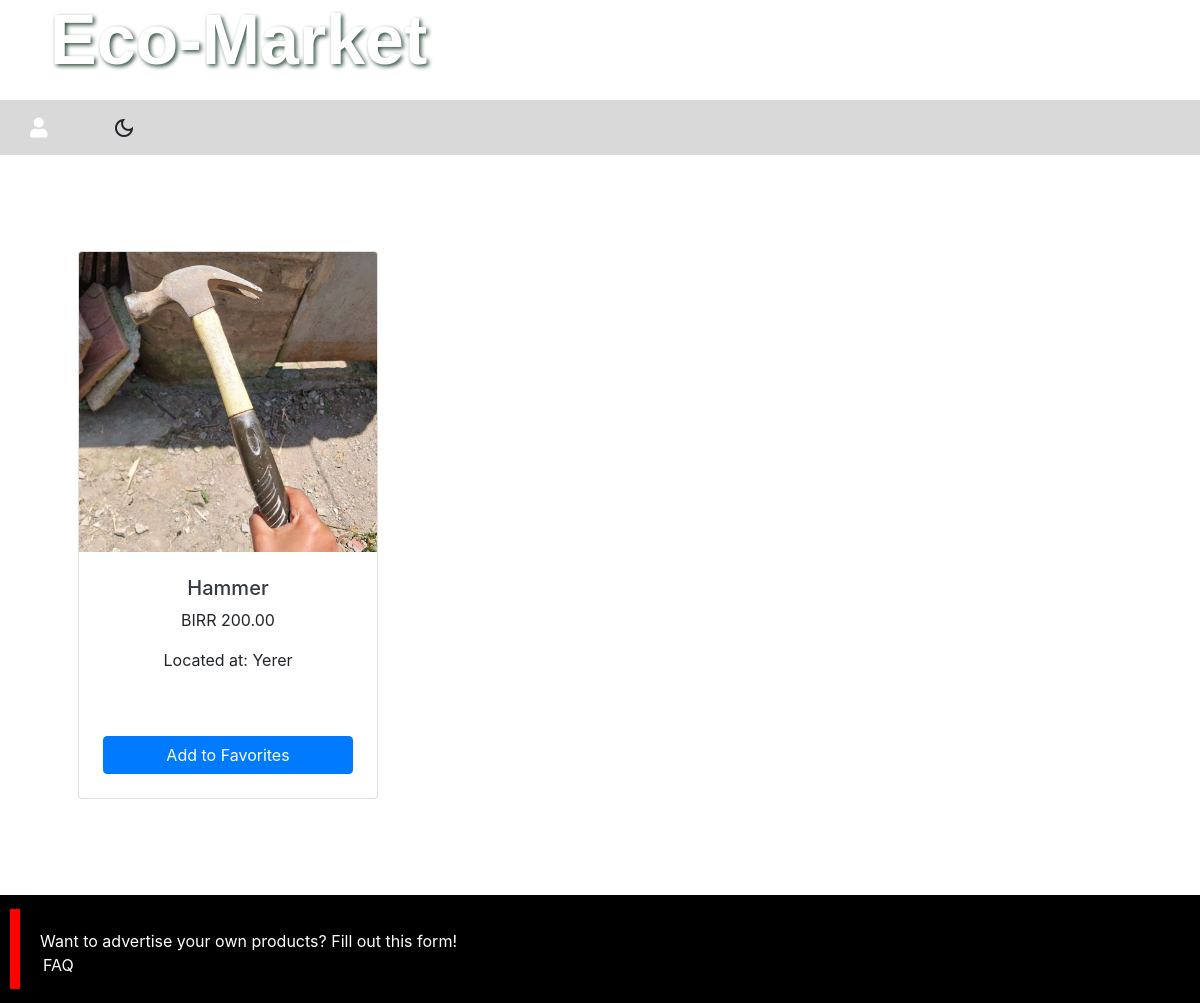
The page /products/farmingequipment on the database its author committed.
### products/models.py (models this page shows, shortened)
class ProductImage(models.Model):
    product = models.ForeignKey(
        Product, on_delete=models.CASCADE, related_name="product_image"
    )
    image = models.ImageField(
        verbose_name=("images"),
        help_text=("upload the product image"),
        upload_to="images",
        default="images/default.png",
    )
    alt_text = models.CharField(
        verbose_name=("Alternative Text"),
        help_text=("Please add alternative text"),
        max_length=255,
        null=True,
        blank=True,
    )
    is_feature = models.BooleanField(default=False)
    created_at = models.DateTimeField(auto_now_add=True, editable=False)
    UPDATED_at = models.DateTimeField(auto_now=True)
    class Meta:
        verbose_name = "product Image"
        verbose_name_plural = "product Images"

class Product(models.Model):
    product_type = models.ForeignKey(
        ProductType, related_name="categories", on_delete=models.RESTRICT
    )
    category = models.ForeignKey(
        Category, related_name="product_types", on_delete=models.RESTRICT
    )
    title = models.CharField(
        verbose_name=("Title"), help_text=("required"), max_length=255
    )
    description = models.TextField(
        verbose_name=("description"), help_text=("not required"), blank=True
    )
    location = models.CharField(
        verbose_name=("location"), help_text=("required"), blank=True, max_length=255
    )
    contact = models.CharField(
        verbose_name=("contact"), help_text=("required"), blank=True, max_length=255
    )
    slug = models.SlugField(max_length=255)
    regular_price = models.DecimalField(
        verbose_name=("Regular Price"),
        help_text=("Maximum 99,999"),
        error_messages={
            "name": {
                "max_length": ("THe price should be between 0 and 99,999"),
            },
        },
        max_digits=6,
        decimal_places=2,
    )
    discount_price = models.DecimalField(
        verbose_name=("Discount Price"),
        help_text=("Maximum 99,999"),
        error_messages={
            "name": {
                "max_length": ("The price should be between 0 and 99,999"),
            },
        },
        max_digits=6,
        decimal_places=2,
    )
    is_active = models.BooleanField(
        verbose_name=("Product visibility"),
        help_text=("Change product visibility"),
        default=True,
    )
    created_at = models.DateTimeField(("Created at"), auto_now_add=True, editable=False)
    updated_at = models.DateTimeField(("Updated at"), auto_now=True)
    class Meta:
        ordering = ["-created_at"]
        verbose_name = "Product"
        verbose_name_plural = "Products"

### products/views.py (the view)
# urls.py: path("products/<slug:category_slug>", views.showproducts, name="showproducts"),
def showproducts(request, category_slug):
    category = get_object_or_404(Category, slug=category_slug)
    products = Product.objects.filter(category=category)
    categories = Category.objects.all()
    return render(
        request, "categoryproducts.html", {"category": categories, "products": products}
    )

### templates/categoryproducts.html (shortened to what this page needs)
{% extends 'base.html' %}
    {% block content %}
    <section class="py-5">
      <div class="container px-4 px-lg-5 mt-5">
        <div
          class="row gx-4 gx-lg-5 row-cols-2 row-cols-md-3 row-cols-xl-4 justify-content-center"
        >
          {% for product in products %} {% for image in product.product_image.all %} {% if image.is_feature %}
          <div class="col mb-5">
            <div class="card h-100">
              <a href="{% url 'product_detail' slug=product.slug %}">
              <img
                class="card-img-top custom-img"
                width="200px"
                height="200px"
                src="{{ image.image.url }}"
                alt="{{ image.image.alt_text }}"
              />
            </a>
              <div class="card-body p-4">
                <div class="text-center">
                  <h5 class="fw-bolder">
                    <a
                      href="{% url 'product_detail' slug=product.slug %}"
                      class="text-dark text-decoration-none"
                      >{{ product.title }}</a>
                  </h5>
                  <p>BIRR {{ product.regular_price }}</p>
                  <p>Located at: {{ product.location }}</p>
                </div>
              </div>
  <div class="card-footer p-4 pt-0 border-top-0 bg-transparent">
   <div class="text-center">
   <a href="#" class="btn btn-primary btn-favorites">Add to Favorites</a>
    </div>
    </div>
            </div>
          </div>
          {% endif %} {% endfor %} {% endfor %}
        </div>
      </div>
    </section>
    {% endblock %}

### static/css/index.css (style rules this page uses)
body, html { margin: 0; padding: 0; height: 100%; background: rgb(255, 255, 255); background-image: rgb(226, 204, 207); }
body { background-color: #ffffff; color: #000000; }
.card { background-color: #ffffff; }
.btn { display: flex; justify-content: right; align-items: right; text-align: right; }
.card { height: 300px; width: 300px; }
.custom-img { object-fit: cover; height: 300px; width: 300px; }
@media (min-width: 1200px) { .row-cols-xl-4 { column-count: 4; } }

### templates/categoryproducts.html (style rules this page uses)
.btn-favorites { display: flex; justify-content: center; align-center:auto; }

### rows shown on the page
Product: title "Hammer", regular_price "200.00", location "Yerer"
ProductImage: image (picture)
